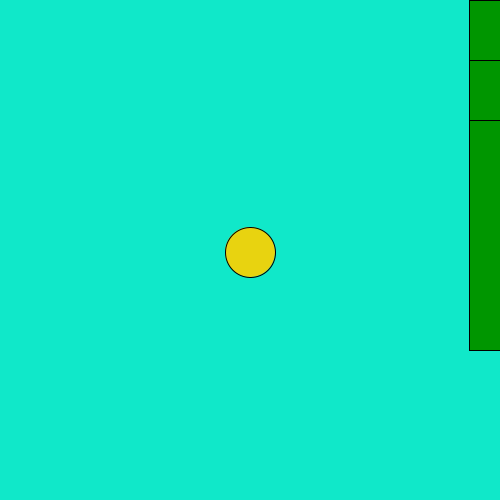
Frame 1 (no input)
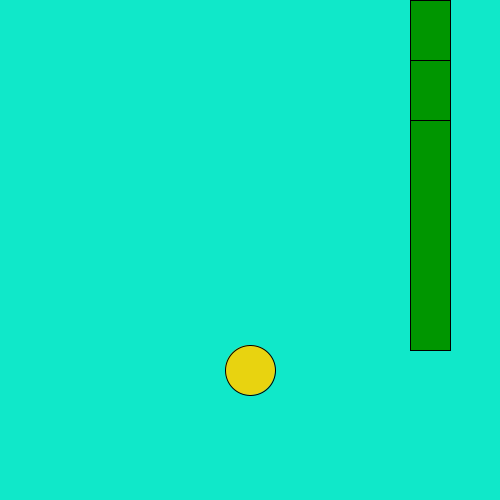
Frame 60 (the mouse pressed at the canvas centre just before this capture)
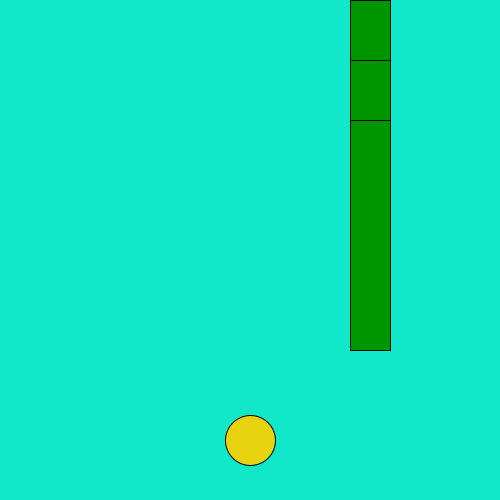
Frame 120 (the mouse held since frame 60 and released just before this capture)

The Processing sketch that drew these frames (run headless with seeded random() and noise(); from frame 60 on, the mouse is pressed at the canvas centre):

// Processing sketch: sketch_200429a
// ── sketch_200429a.pde
int lowerY = 60;
int pipeGap = 90;
int upperPipeHeight = 350;
int y = 0;
int x = 250;
int q = 470;
int birdYVelocity = 50;
int gravity = 2;
void setup () {
size(500, 500);
}

void draw () {
y = y+gravity;
q = q - 1; 
background(#10E8C9);
fill(#E8D310);
stroke(0, 0, 0);
ellipse(x, 250+y, 50, 50);
fill(0, 150, 0);
rect(q, 0, 40, upperPipeHeight);
teleportPipes();
fill(0, 150, 0);
rect(q, lowerY, 40, lowerY);
}
void mousePressed () {
  y = y-birdYVelocity;
}
void teleportPipes () {
 if (q==0) {
   q = 470;
   upperPipeHeight = (int) random(100, 400);
   lowerY = upperPipeHeight + pipeGap;
 }
}
